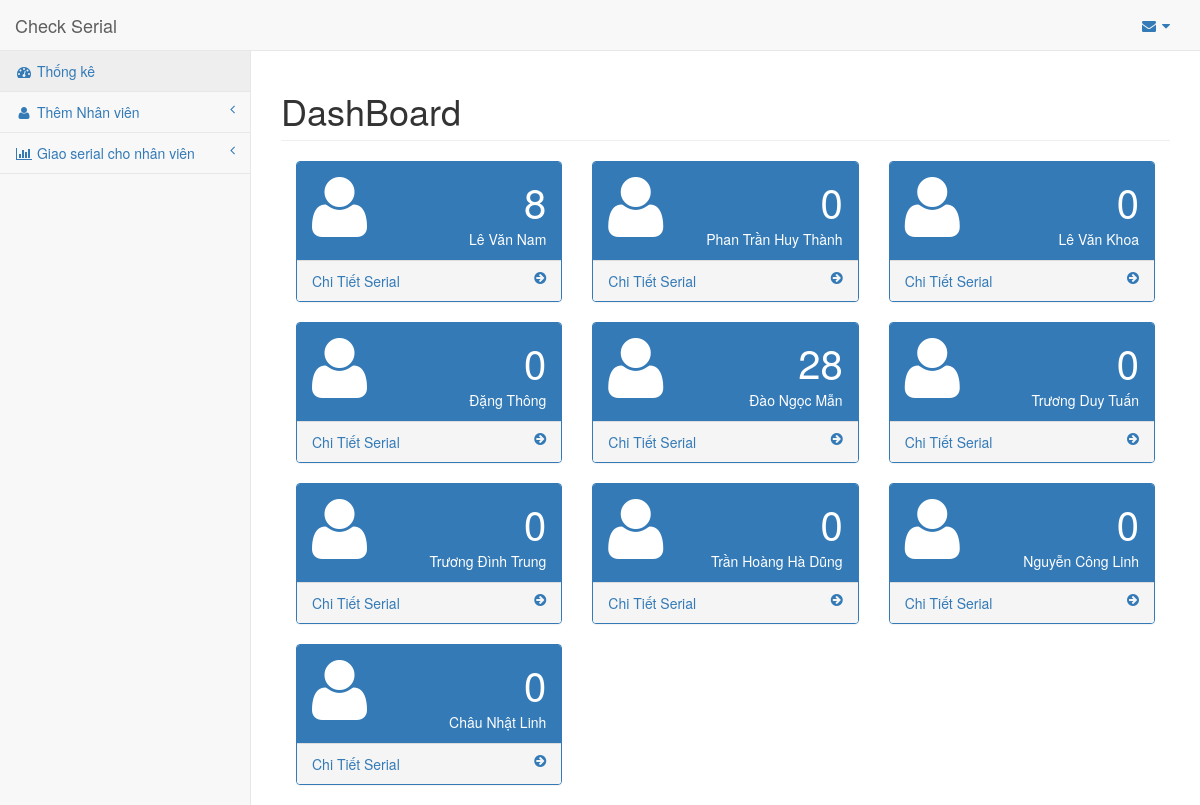
The app's page /, older data.
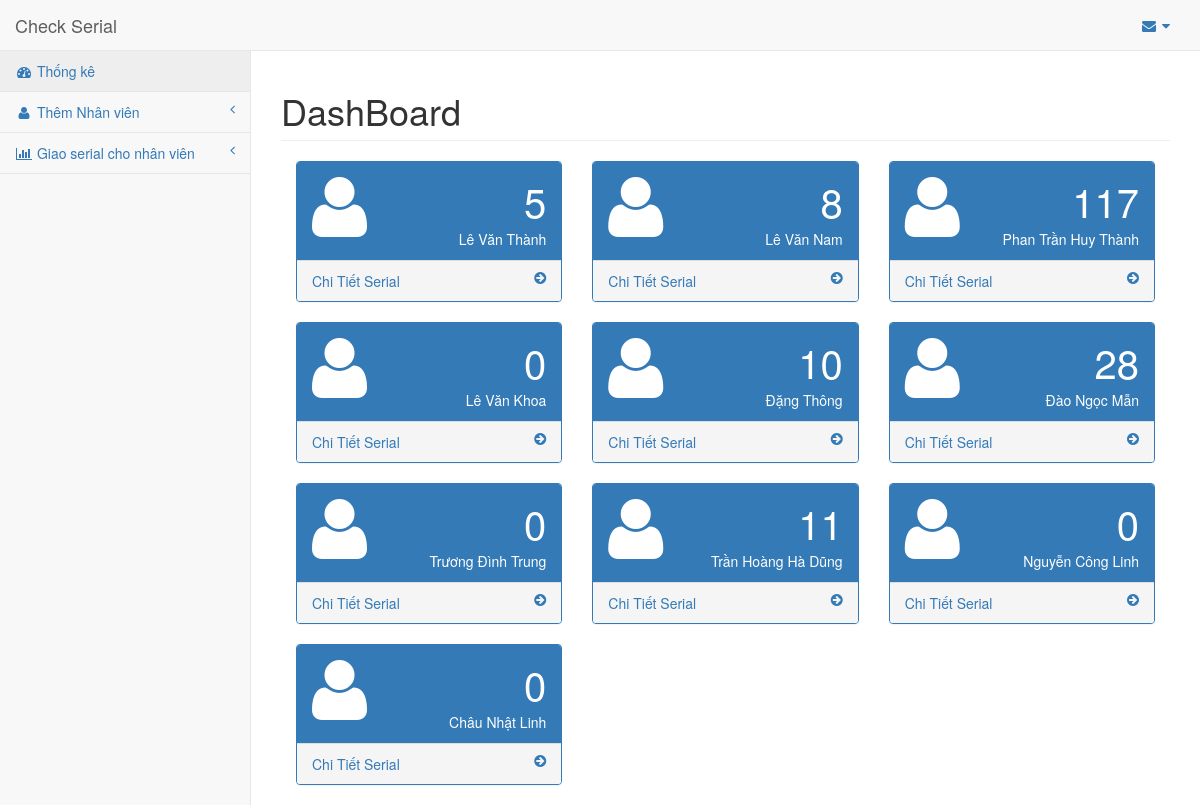
The same page, newer data.
### PagesApp/models.py (models this page shows, shortened)
class Employee(models.Model):
    em_create_date = models.DateField('Ngày tạo')
    em_code = models.CharField(max_length=50, unique=True)
    em_name = models.CharField(max_length=200)
    status = models.SmallIntegerField(max_length=2)

### PagesApp/views.py (the view)
# urls.py: path('', views.dashboard, name='index'),
def dashboard(request):
    em_count = Employee.objects.annotate(num_serial=Count('giaodichdetail'))
    count_dict = {'em': em_count}
    return render(request, 'pages/dash/dash_board.html', context=count_dict)

### templates/pages/dash/dash_board.html
{% extends 'base.html' %}
{% block content %}
<div class="row">
  <div class="col-lg-12">
      <h1 class="page-header">DashBoard</h1>
  </div>
</div>
<div class="row">
  {% if em %}
  <div class="col-lg-12">
    {% for e in em %}
    <div class="col-lg-4 col-md-6">
      <div class="panel panel-primary">
        <div class="panel-heading">
          <div class="row">
            <div class="col-xs-3">
              <i class="fa fa-user fa-5x"></i>
            </div>
            <div class="col-xs-9 text-right">
              <div class="huge">{{e.num_serial}}</div>
              <div>{{e.em_name}}</div>
            </div>
          </div>
        </div>
        <a href="trans/list/em/{{e.id}}">
            <div class="panel-footer">
                <span class="pull-left">Chi Tiết Serial</span>
                <span class="pull-right"><i class="fa fa-arrow-circle-right"></i></span>
                <div class="clearfix"></div>
            </div>
        </a>
      </div>
    </div>
    {% endfor %}
  </div>
  {% endif %}
</div>
{% endblock %}

Row changes from the older to the newer data that the page shows:
removed Employee: num_serial "0", em_name "Trương Duy Tuấn"
added Employee: num_serial "5", em_name "Lê Văn Thành"
computed for Employee "Phan Trần Huy Thành": num_serial "0" → "117"
computed for Employee "Đặng Thông": num_serial "0" → "10"
computed for Employee "Trần Hoàng Hà Dũng": num_serial "0" → "11"
